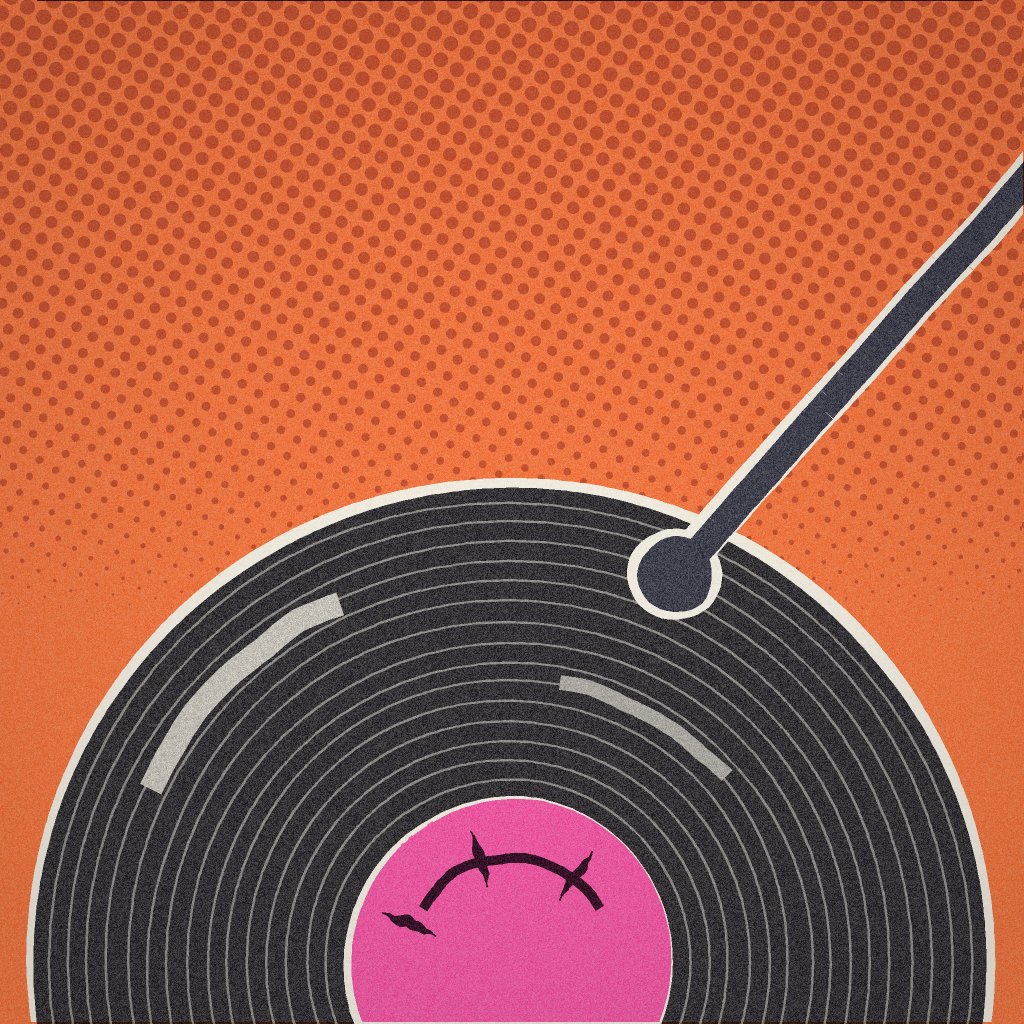

Recreate this plot in Python.
"""Render the app icon: a risograph half-LP rising out of a flat orange field.

Reuses the riso print simulator in ~/Claude/fun/riso (engine.py) — spot inks,
paper knockout, halftone, grain — so the icon is printed rather than drawn.

usage: python3 assets/icon/icon.py [--size 1024] [--arm] [--out out.png]
"""
import argparse
import math
import os
import sys

RISO = os.path.expanduser("~/Claude/fun/riso")
sys.path.insert(0, RISO)

from engine import Canvas, arc_pts, circle_pts  # noqa: E402

HERE = os.path.dirname(os.path.abspath(__file__))
S = 1024  # design resolution; everything below is in these units


def icon(c, arm=True, seed=7):
    """Top half of the record, cut by the bottom edge, orange above."""
    sd = seed
    cx, cy, R = S * 0.50, S * 0.94, S * 0.465

    bg = c.ink("orange")
    bg.rect(-40, -40, S + 40, S + 40)
    shade = c.ink("wine")   # light screen in the top corners so the field is not dead flat
    shade.halftone([(-40, -40), (S + 40, -40), (S + 40, S + 40), (-40, S + 40)],
                   (S * 0.5, -S * 0.15), (S * 0.5, S * 0.60), seed=sd * 3 + 51,
                   pitch=19, d0=0.40, d1=0.0, vmax=105)

    c.paper_ink().circle(cx, cy, R + 8, seed=sd * 5 + 52, amp=3.4, n=220)
    c.ink("black").circle(cx, cy, R, seed=sd * 5 + 52, amp=3.4, n=220)

    gap = c.paper_ink()   # grooves, then two sheens catching the light
    for i in range(16):
        rr = R * (0.34 + (0.63 * i) / 15)
        gap.ring(cx, cy, rr, w=2.4, seed=sd * 61 + i, amp=2.2, v=115)
    for a0, rr, w, v in ((-2.35, 0.84, 24, 185), (-1.05, 0.60, 15, 150)):
        gap.stroke(arc_pts(cx, cy, R * rr, a0 - 0.34, a0 + 0.34, 30), w=w,
                   seed=sd * 67 + int(rr * 10), amp=2.6, v=v)
    gap.circle(cx, cy, R * 0.345, seed=sd * 73 + 1, amp=2.6)

    label = c.ink("pink")
    lr = R * 0.335
    label.circle(cx, cy, lr, seed=sd * 73 + 1, amp=2.6)
    label.halftone(list(circle_pts(cx, cy, lr, 64)), (cx - lr, cy), (cx + lr, cy),
                   seed=sd * 74 + 2, pitch=11, d0=0.0, d1=0.7, vmax=190)

    marks = c.ink("black")   # spokes only where the label is actually visible
    for i in range(7):
        a = math.pi + 0.36 + (2 * math.pi - 0.72) * i / 6
        if math.sin(a) > -0.10:
            continue
        marks.stroke([(cx + lr * 0.50 * math.cos(a), cy + lr * 0.50 * math.sin(a)),
                      (cx + lr * 0.86 * math.cos(a), cy + lr * 0.86 * math.sin(a))],
                     w=9, seed=sd * 79 + i, amp=1.8, taper=0.35)
    marks.stroke(arc_pts(cx, cy, lr * 0.66, math.pi + 0.55, 2 * math.pi - 0.55, 26),
                 w=10, seed=sd * 83 + 2, amp=2.0)

    if arm:   # tonearm coming in from the top right, halo'd clear of the grooves
        pivot = (S * 1.14, S * 0.02)
        head = (S * 0.66, S * 0.56)
        kn = c.paper_ink()
        kn.stroke([pivot, head], w=40, seed=sd * 96 + 4, amp=2.0)
        kn.circle(head[0], head[1], 46, seed=sd * 102 + 6, amp=2.4)
        kn.circle(pivot[0], pivot[1], 104, seed=sd * 100 + 5, amp=2.4)
        a = c.ink("ink")
        a.stroke([pivot, head], w=28, seed=sd * 97 + 4, amp=1.8)
        a.circle(head[0], head[1], 38, seed=sd * 103 + 6, amp=2.2)
        a.circle(pivot[0], pivot[1], 94, seed=sd * 101 + 5, amp=2.4)


def main():
    ap = argparse.ArgumentParser()
    ap.add_argument("--size", type=int, default=1024)
    ap.add_argument("--seed", type=int, default=7)
    ap.add_argument("--no-arm", action="store_true")
    ap.add_argument("--out", default=os.path.join(HERE, "icon.png"))
    a = ap.parse_args()

    c = Canvas(S, S, seed=a.seed)
    icon(c, arm=not a.no_arm, seed=a.seed)
    img = c.composite(vignette=0.07)
    if a.size != S:
        from PIL import Image
        img = img.resize((a.size, a.size), Image.LANCZOS)
    img.save(a.out)
    print(a.out)


if __name__ == "__main__":
    main()
